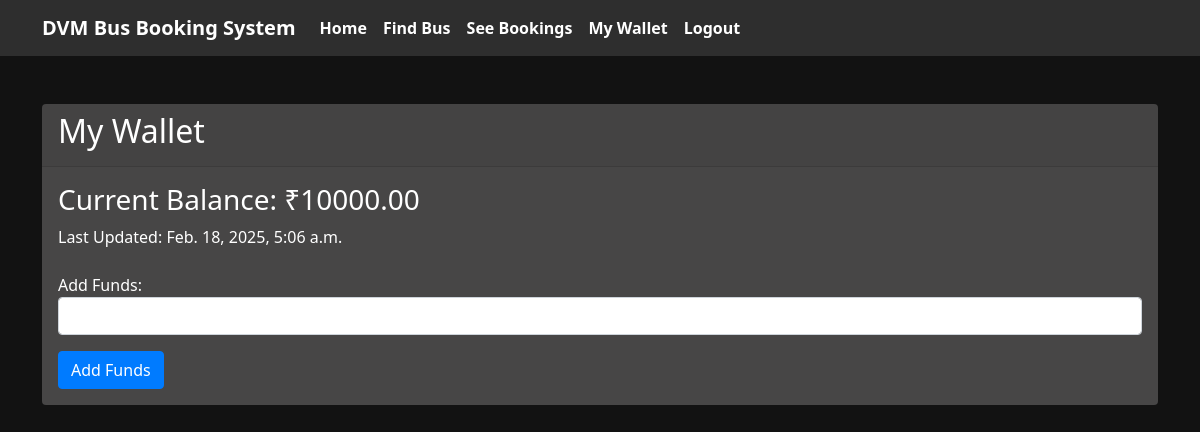
Before: /wallet/ (signed in) with the older database file.
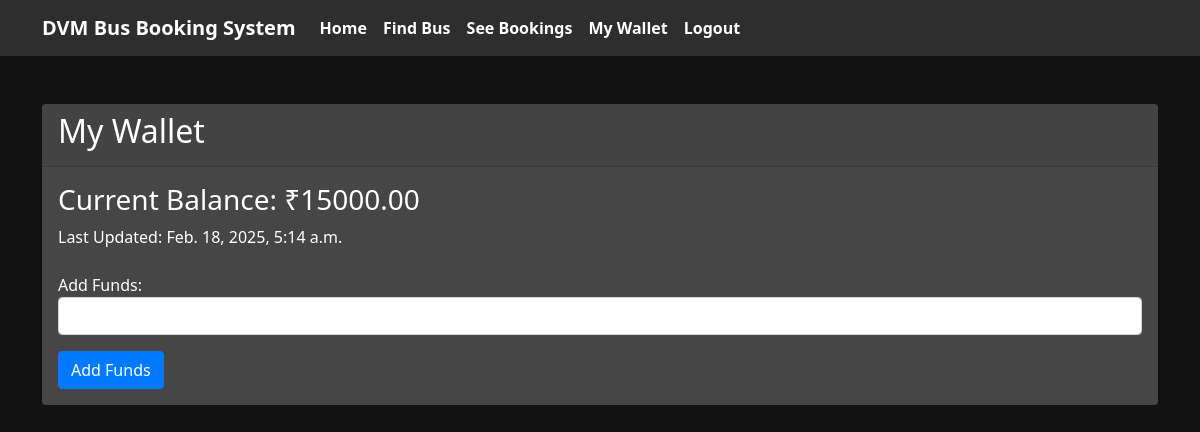
After: the same page with the newer database file.
### myapp/models.py (models this page shows, shortened)
class Wallet(models.Model):
    user = models.OneToOneField(AuthUser, on_delete=models.CASCADE)
    balance = models.DecimalField(max_digits=10, decimal_places=2, default=0.00)
    last_updated = models.DateTimeField(auto_now=True)

### myapp/views.py (the view)
# urls.py: path('wallet/', views.wallet_view, name='wallet_view'),
@login_required(login_url='signin')
def wallet_view(request):
    wallet, created = Wallet.objects.get_or_create(user=request.user)
    return render(request, 'myapp/wallet.html', {'wallet': wallet})

### myapp/templates/myapp/wallet.html (shortened to what this page needs)
{% extends 'myapp/base.html' %}
{% block content %}
<div class="container mt-5">
    <div class="card">
        <div class="card-header">
            <h2>My Wallet</h2>
        </div>
        <div class="card-body">
            <h3>Current Balance: ₹{{ wallet.balance }}</h3>
            <p>Last Updated: {{ wallet.last_updated }}</p>
            <form method="post" action="{% url 'add_funds' %}" class="mt-4">
                <div class="form-group">
                    <label for="amount">Add Funds:</label>
                    <input type="number" step="0.01" min="0" name="amount" id="amount" class="form-control" required>
                </div>
                <button type="submit" class="btn btn-primary mt-3">Add Funds</button>
            </form>
        </div>
    </div>
</div>
{% endblock %}

Changed rows visible on the page:
changed Wallet: balance "10000.00" → "15000.00"; last_updated "Feb. 18, 2025, 5:06 a.m." → "Feb. 18, 2025, 5:14 a.m."
